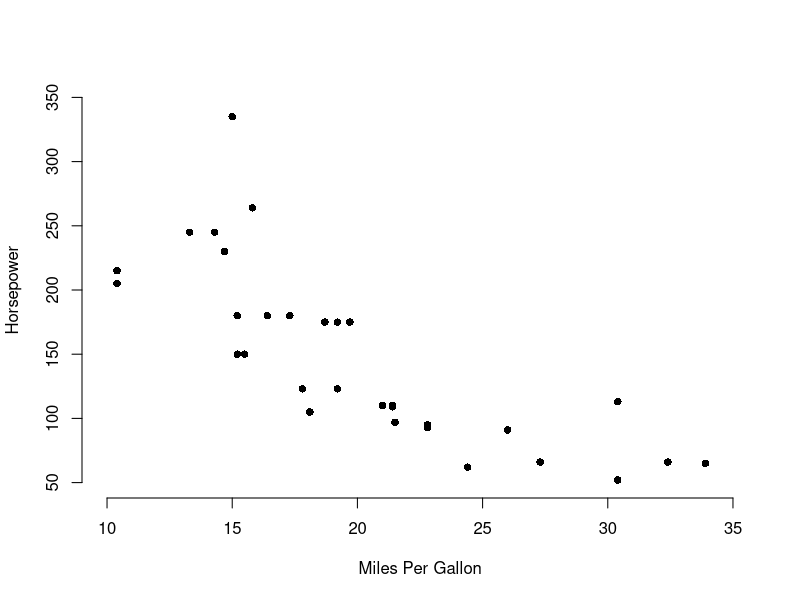
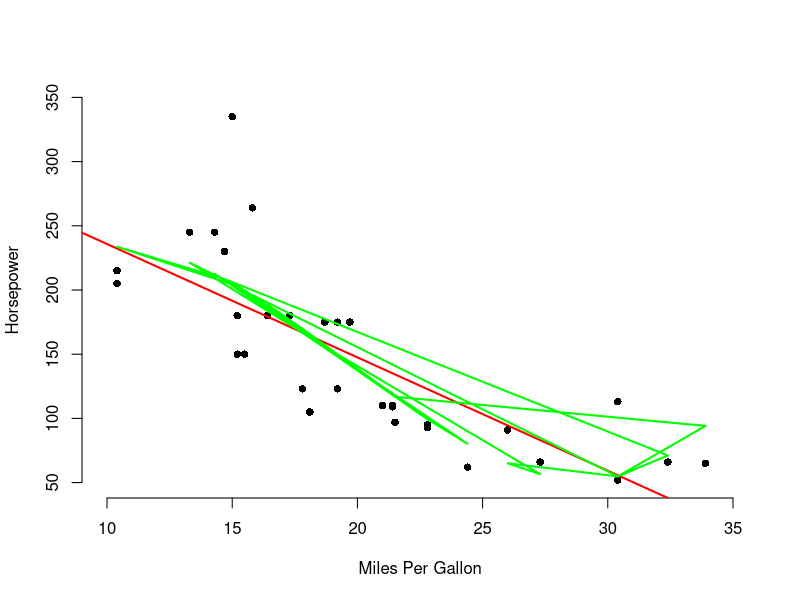

Generate these figures, in order, with R:
## ---- chunk 1
knitr::opts_chunk$set(echo = FALSE)
## ---- chunk 2
data("mtcars")
model1 <- lm(hp ~ mpg, data = mtcars)
model2 <- lm(hp ~ poly(mpg, 3), data = mtcars)

plot(mtcars$mpg, mtcars$hp, xlab = "Miles Per Gallon",
     ylab = "Horsepower", bty = "n", pch = 16,
     xlim = c(10, 35), ylim = c(50, 350))


## ---- chunk 3

plot(mtcars$mpg, mtcars$hp, xlab = "Miles Per Gallon",
     ylab = "Horsepower", bty = "n", pch = 16,
     xlim = c(10, 35), ylim = c(50, 350))

abline(model1, col = "red", lwd = 2)
predicted.intervals <- predict(model2, mtcars)
lines(mtcars$mpg, predicted.intervals, col='green',lwd=2)

